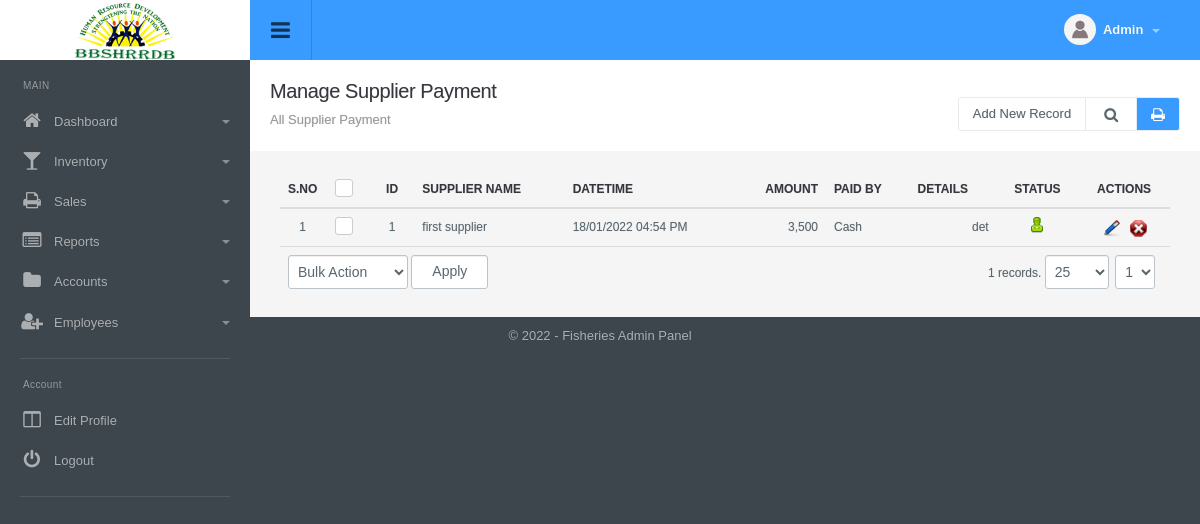
The app's page /supplier_payment_manage.php (signed in) with its own data.
### tables this page shows
CREATE TABLE `config_variable` (
  `id` int(11) NOT NULL,
  `config_type_id` int(11) NOT NULL,
  `title` varchar(512) NOT NULL,
  `notes` varchar(512) NOT NULL,
  `type` varchar(200) NOT NULL,
  `default_values` text NOT NULL,
  `key` varchar(200) NOT NULL,
  `value` text NOT NULL,
  `sortorder` int(11) NOT NULL
);

CREATE TABLE `menu` (
  `id` int(11) NOT NULL,
  `title` varchar(100) NOT NULL,
  `url` varchar(100) NOT NULL,
  `parent_id` int(11) NOT NULL,
  `depth` int(1) NOT NULL,
  `sortorder` int(11) NOT NULL,
  `icon` varchar(200) NOT NULL,
  `small_icon` varchar(200) NOT NULL
);

CREATE TABLE `supplier_payment` (
  `id` int(11) NOT NULL,
  `supplier_id` int(11) NOT NULL,
  `account_id` int(11) NOT NULL,
  `datetime_added` datetime NOT NULL,
  `amount` decimal(10,2) NOT NULL,
  `details` text NOT NULL,
  `payment_image` varchar(100) DEFAULT NULL,
  `status` int(1) NOT NULL DEFAULT '1',
  `ts` timestamp NOT NULL DEFAULT CURRENT_TIMESTAMP ON UPDATE CURRENT_TIMESTAMP
);

CREATE TABLE `supplier` (
  `id` int(11) NOT NULL,
  `supplier_name` varchar(100) NOT NULL,
  `phone` varchar(50) NOT NULL,
  `address` text NOT NULL,
  `balance` int(11) DEFAULT NULL,
  `status` int(1) NOT NULL DEFAULT '1',
  `ts` timestamp NOT NULL DEFAULT CURRENT_TIMESTAMP
);

CREATE TABLE `account` (
  `id` int(11) NOT NULL,
  `title` varchar(50) NOT NULL,
  `type` int(11) NOT NULL,
  `description` varchar(1000) DEFAULT NULL,
  `balance` decimal(10,2) NOT NULL,
  `is_petty_cash` int(1) NOT NULL DEFAULT '0',
  `status` int(11) NOT NULL DEFAULT '1',
  `ts` timestamp NOT NULL DEFAULT CURRENT_TIMESTAMP ON UPDATE CURRENT_TIMESTAMP
);

### include/utility.php (called while the page is built, shortened)
<?php
function get_config($var){
	global $dblink;
	$sql="select value from config_variable where `key`='".slash($var)."'";
	$resConfig=doquery($sql,$dblink);
	if(numrows($resConfig)>0){
		while($rowConfig=dofetch($resConfig))
			return unslash($rowConfig["value"]);
	}
}
$site_title=get_config("site_title");
$file_upload_root="./uploads/";
function slash($str){
	if(!is_array($str))
		return utf8_encode(addslashes($str));
	else{
		for($i=0; $i<count($str); $i++)
			$str[$i]=slash($str[$i]);
		return $str;
	}
}
function unslash($str){
	return stripslashes(utf8_decode($str));
	}
function datetime_convert($date_added){
	return date("d/m/Y h:i A", strtotime($date_added));
}
function get_field($table_id, $table, $field_name='title'){
 	global $dblink;
 	$rs=doquery("select ".$field_name." from $table where id='".$table_id."'", $dblink);
 	if(numrows($rs)>0){
 		$r=dofetch($rs);
 		return unslash($r[$field_name]);
 	}
}
function curr_format($amount){
	return ($amount<0?'(':'').number_format(abs($amount), 0, '.',',').($amount<0?')':'');
}

### include/db.php (called while the page is built, shortened)
<?php
function doquery($qr,$lnk){
	@$res=mysqli_query($lnk,$qr) or die($qr." - ".mysqli_error($lnk));
	return $res;
}
function dofetch($rs){
	@$rec=mysqli_fetch_array($rs);
	return $rec;
}
function numrows($rs){
	return mysqli_num_rows($rs);
}

### modules/supplier_payment/list.php (the view, shortened to what this page needs)
<div class="page-header">
	<h1 class="title">Manage Supplier Payment</h1>
  	<ol class="breadcrumb">
    	<li class="active">All Supplier Payment</li>
  	</ol>
  	<div class="right">
    	<div class="btn-group" role="group" aria-label="...">
        	<a href="supplier_payment_manage.php?tab=add" class="btn btn-light editproject">Add New Record</a> <a id="topstats" class="btn btn-light" href="#"><i class="fa fa-search"></i></a>
            <a class="btn print-btn" href="supplier_payment_manage.php?tab=print"><i class="fa fa-print" aria-hidden="true"></i></a>
        </div>
  	</div>
</div>
<div class="panel-body table-responsive">
	<table class="table table-hover list">
    	<thead>
            <tr>
                <th width="5%" class="text-center">S.no</th>
                <th class="text-center" width="5%"><div class="checkbox checkbox-primary">
                    <label for="select_all"></label></div></th>
                <th width="5%" class="text-center">ID</th>
                <th>Supplier Name</th>
                <th>Datetime</th>
                <th class="text-right">Amount</th>
                <th>Paid By</th>
				<th class="text-left">Details</th>
                <th class="text-center">Status</th>
                <th class="text-center">Actions</th>
            </tr>
    	</thead>
    	<tbody>
			<?php
            $rs=show_page($rows, $pageNum, $sql);
            if(numrows($rs)>0){
                $sn=1;
                while($r=dofetch($rs)){
                    ?>
                    <tr>
                        <td class="text-center"><?php echo $sn;?></td>
                        <td class="text-center"><div class="checkbox margin-t-0 checkbox-primary">
                            <label for="<?php echo "rec_".$sn?>"></label></div>
                        </td>
                        <td class="text-center"><?php echo $r["id"]?></td>
                        <td><?php echo unslash( $r[ "supplier_name" ] );?></td>
                        <td><?php echo datetime_convert($r["datetime_added"]); ?></td>
                        <td class="text-right"><?php echo curr_format(unslash($r["amount"])); ?></td>
                        <td><?php echo get_field( unslash($r["account_id"]), "account", "title" ); ?></td>
                        <td class="text-right"><?php echo unslash($r["details"]); ?></td>
                        <td class="text-center"><a href="supplier_payment_manage.php?id=<?php echo $r['id'];?>&tab=status&s=<?php echo ($r["status"]==0)?1:0;?>">
                            <?php
                            if($r["status"]==0){
                                ?>
                                <img src="images/offstatus.png" alt="Off" title="Set Status On">
                                <?php
                            }
                            else{
                                ?>
                                <img src="images/onstatus.png" alt="On" title="Set Status Off">
                                <?php
                            }
                            ?>
                        </a></td>
                        <td class="text-center">
                            <a href="supplier_payment_manage.php?tab=edit&id=<?php echo $r['id'];?>"><img title="Edit Record" alt="Edit" src="images/edit.png"></a>&nbsp;&nbsp;
                            <a onclick="return confirm('Are you sure you want to delete')" href="supplier_payment_manage.php?id=<?php echo $r['id'];?>&amp;tab=delete"><img title="Delete Record" alt="Delete" src="images/delete.png"></a>
                        </td>
                    </tr>
                    <?php
                    $sn++;
                }
                ?>
                <tr>
                    <td colspan="6" class="actions">
                        <select name="bulk_action" id="bulk_action" title="Choose Action">
                            <option value="null">Bulk Action</option>
                        </select>
                        <input type="button" name="apply" value="Apply" id="apply_bulk_action" class="btn btn-light" title="Apply Action"  />
                    </td>
                    <td colspan="4" class="paging" title="Paging" align="right"><?php echo pages_list($rows, "supplier_payment", $sql, $pageNum)?></td>
                </tr>
                <?php
            }
            else{
                ?>
                <tr>
                    <td colspan="10"  class="no-record">No Result Found</td>
                </tr>
                <?php
            }
            ?>
    	</tbody>
  	</table>
</div>

### include/header.php (shortened to what this page needs)
<!DOCTYPE html PUBLIC "-//W3C//DTD XHTML 1.0 Transitional//EN" "http://www.w3.org/TR/xhtml1/DTD/xhtml1-transitional.dtd">
<html xmlns="http://www.w3.org/1999/xhtml">
<head>
<link type="text/css" rel="stylesheet" href="css/font-awesome.min.css" />
<link type="text/css" rel="stylesheet" href="css/font-awesome.css" />
<link type="text/css" rel="stylesheet"  href="css/bootstrap.css" />
<link rel="stylesheet" href="css/bootstrap-datetimepicker.min.css" />
<link type="text/css" rel="stylesheet"  href="css/awesome-bootstrap-checkbox.css" />
<link href="css/general.css" type="text/css" rel="stylesheet" />
<link type="text/css" rel="stylesheet"  href="css/style.css" />
</head>
<body>
	<div id="wrapper" class="round_corners">
    	<div id="top" class="clearfix">
            <div class="applogo">
                <a href="index.php" class="logo"><?php $admin_logo=get_config("admin_logo"); if(empty($admin_logo)) echo $site_title; else { ?><img src="<?php echo $file_upload_root;?>config/<?php echo $admin_logo?>" /><?php }?></a>
            </div>
            <a class="sidebar-open-button" href="#"><i class="fa fa-bars"></i></a>
            <ul class="top-right">
            	<li class="dropdown link">
                	<a class="dropdown-toggle profilebox" data-toggle="dropdown" href="#">
                    	<img alt="img" src="images/profileimg-default.png">
                        <b><?php echo ucfirst((isset($_SESSION["logged_in_admin"]) && $_SESSION["logged_in_admin"]!="")?$_SESSION["logged_in_admin"]["name"]:"Guest");?></b>
                        <span class="caret"></span>
                    </a>
                </li>
           </ul>
        </div>
        <div class="sidebar clearfix">
       		<ul class="sidebar-panel nav">
  				<li class="sidetitle">MAIN</li>
				<?php
					$parents=doquery("select * from menu where parent_id=0 order by sortorder",$dblink);
					if(numrows($parents)>0){
						while($parent=dofetch($parents)){
						?>
						<li>
                        	<a href="<?php echo unslash($parent["url"])?>"><span class="icon color5"><i class="fa fa-<?php echo unslash($parent["small_icon"])?>"></i></span><?php echo unslash($parent["title"])?>
							<?php
								$submenus=doquery("select * from menu where parent_id='".$parent["id"]."' order by sortorder",$dblink);
								if(numrows($submenus)>0){
									?>
                                <span class="caret"></span></a>
                                <?php
                            }
							else{
								echo "</a>";
							}
							?>
						</li>
						<?php
					}
				}
				?>
         	</ul>
            <ul class="sidebar-panel nav">
                <li class="sidetitle">Account</li>
                <li><a href="admin_manage.php?tab=edit&id=<?php echo $_SESSION["logged_in_admin"]["id"]?>"><span class="icon color15"><i class="fa fa-columns"></i></span>Edit Profile</a></li>
                <li><a href="logout.php"><span class="icon color12"><i class="fa falist fa-power-off"></i></span>Logout</a></li>
            </ul>
	    </div>
		<div class="content">

### include/footer.php (shortened to what this page needs)
<div id="footer" class="bottom_round_corners">
	<div id="footer_content">
    	<address>&copy; <?php echo date("Y");?> - <?php echo $site_title; ?> Admin Panel</address>
    </div>
</div>
<link href="js/fancybox/jquery.fancybox.css" rel="stylesheet" type="text/css" />
<link href="js/chosen/chosen.css" rel="stylesheet" type="text/css" />
<?php include("include/upload_center.php");?>
</body>
</html>

### records on screen
config_variable: value (picture)
menu: title "Dashboard"
menu: title "Inventory"
menu: title "Sales"
menu: title "Reports"
menu: title "Accounts"
menu: title "Employees"
supplier_payment: id "1", supplier.supplier_name "first supplier", datetime_added "18/01/2022 04:54 PM", amount "3,500", account.title "Cash", details "det", status 1 (drawn)
config_variable: value "Fisheries"

### other values on screen
pages_list($rows, "supplier_payment", $sql, $pageNum) "1 records."
form field page "1"
